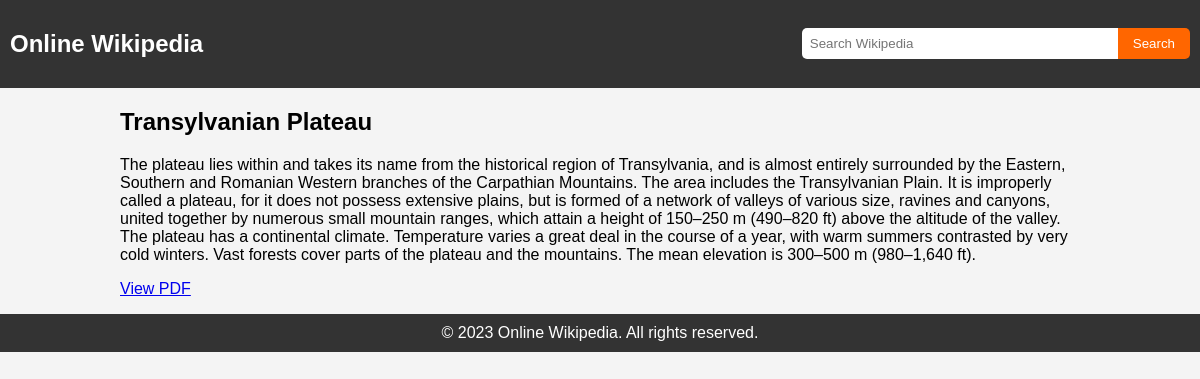
/article.php?id=34, run on the app's committed database.
### tables this page shows
CREATE TABLE `articles` (
  `id` int(11) NOT NULL,
  `title` varchar(255) NOT NULL,
  `content` text NOT NULL,
  `category` varchar(255) DEFAULT NULL,
  `image` varchar(255) DEFAULT NULL,
  `pdf` varchar(255) DEFAULT NULL
);

### article.php (the view, shortened to what this page needs)
<!DOCTYPE html>
<html>
<head>
    <link rel="stylesheet" type="text/css" href="style.css">
</head>
<body>
    <header>
        <nav>
            <div class="navbar">
                <h1><a href="index.php">Online Wikipedia</a></h1>
                <form class="search-form" action="search.php" method="GET">
                    <input class="search-input" type="text" name="query" placeholder="Search Wikipedia">
                    <button class="search-button" type="submit">Search</button>
                </form>
            </div>
        </nav>
    </header>
    <div class="container">
        <main>
            <?php
            include 'database.php';
            if (isset($_GET['id'])) {
                $articleId = $_GET['id'];
                $query = "SELECT * FROM articles WHERE id = '$articleId'";
                $result = $conn->query($query);
                if ($result->num_rows > 0) {
                    $row = $result->fetch_assoc();
                    $title = $row['title'];
                    $content = $row['content'];
                    $pdfPath = $row['pdf'];
                    echo '<h2>' . $title . '</h2>';
                    echo '<p>' . $content . '</p>';
                    if ($pdfPath) {
                        echo '<p><a href="' . $pdfPath . '" target="_blank">View PDF</a></p>';
                    }
                } else {
                    echo '<p>Article not found.</p>';
                }
            } else {
                echo '<p>Invalid article ID.</p>';
            }
            ?>
        </main>
    </div>
    <footer>
        <p>&copy; 2023 Online Wikipedia. All rights reserved.</p>
    </footer>
</body>
</html>

### style.css (style rules this page uses)
body { font-family: Arial, sans-serif; margin: 0; padding: 0; background-color: #f4f4f4; }
header { background-color: #333; color: #fff; padding: 10px; }
.navbar { display: flex; align-items: center; justify-content: space-between; }
.navbar h1 a { color: #fff; text-decoration: none; font-size: 24px; }
.search-form { display: flex; }
.search-input { padding: 8px; border-radius: 5px 0 0 5px; border: none; width: 300px; }
.search-button, .add-article-button { padding: 8px 15px; background-color: #f60; color: #fff; border-radius: 0 5px 5px 0; border: none; cursor: pointer; transition: background-color 0.3s ease; }
.container { max-width: 960px; margin: 0 auto; display: flex; }
footer { background-color: #333; color: #fff; padding: 10px; text-align: center; }
footer p { margin: 0; }

### data on the page
articles: title "Transylvanian Plateau", content "The plateau lies within and takes its name from the historical region of Transylvania, and is almost entirely surrounded by the Eastern, Southern and Romanian Western branches of the Carpathian Mountains. The area includes the Transylvanian Plain. It is improperly called a plateau, for it does not possess extensive plains, but is formed of a network of valleys of various size, ravines and canyons, united together by numerous small mountain ranges, which attain a height of 150–250 m (490–820 ft) above the altitude of the valley. The plateau has a continental climate. Temperature varies a great deal in the course of a year, with warm summers contrasted by very cold winters. Vast forests cover…"
